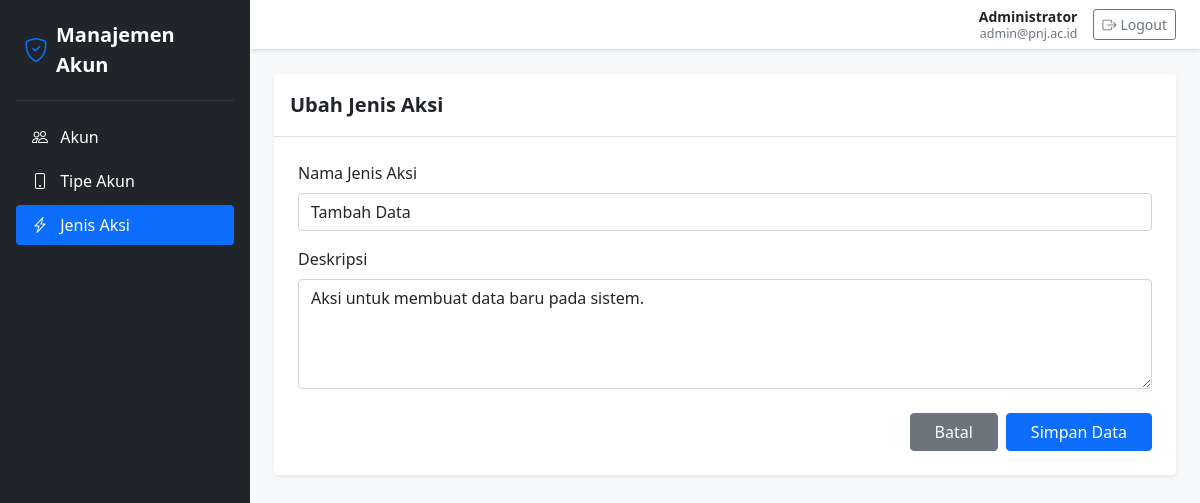
Page /index.php?url=action/edit/6ba7b810-9dad-11d1-80b4-00c04fd43001 (signed in) on the committed database.
### tables this page shows
CREATE TABLE IF NOT EXISTS `actions` (
    `id` CHAR(36) NOT NULL,
    `name` VARCHAR(128) NOT NULL,
    `description` TEXT NULL,
    `created_at` DATETIME NOT NULL DEFAULT CURRENT_TIMESTAMP,
    `updated_at` DATETIME NOT NULL DEFAULT CURRENT_TIMESTAMP ON UPDATE CURRENT_TIMESTAMP,
    `deleted_at` DATETIME NULL DEFAULT NULL,
    PRIMARY KEY (`id`)
);

### app/Controllers/ActionController.php (called while the page is built, shortened)
<?php
require_once __DIR__ . '/../../core/Controller.php';
class ActionController extends Controller {
    public function edit($id = null) {
        $model = $this->model('Action');
        $actionItem = $id ? $model->getActionById($id) : null;
        $this->view('action/form', [
            'title' => 'Ubah Jenis Aksi',
            'activeMenu' => 'action',
            'actionItem' => $actionItem
        ]);
    }
}

### core/Router.php (called while the page is built, shortened)
<?php
class Router {
    protected $method = 'index';
    public function __construct() {
        $url = $this->parseUrl();
        if (isset($url[0]) && !empty($url[0])) {
            $raw = strtolower(str_replace(['_', '-'], '', $url[0]));
            if ($raw === 'login' || $raw === 'auth') {
                $controllerName = 'AuthController';
            } elseif ($raw === 'accounttype') {
                $controllerName = 'AccountTypeController';
            } else {
                $controllerName = ucfirst($url[0]) . 'Controller';
            }
            if (file_exists(__DIR__ . '/../app/Controllers/' . $controllerName . '.php')) {
                unset($url[0]);
            } else {
                $this->render404();
                return;
            }
        }
        $this->controller = new $this->controller;
        if (isset($url[1])) {
            if (method_exists($this->controller, $url[1])) {
                $this->method = $url[1];
                unset($url[1]);
            } else {
                $this->render404();
                return;
            }
        }
        $this->params = $url ? array_values($url) : [];
        call_user_func_array([$this->controller, $this->method], $this->params);
    }
    private function parseUrl() {
        if (isset($_GET['url'])) {
            $url = rtrim($_GET['url'], '/');
            $url = filter_var($url, FILTER_SANITIZE_URL);
            return explode('/', $url);
        }
        return [];
    }
}

### index.php (called while the page is built, shortened)
<?php
require_once __DIR__ . '/core/Router.php';
require_once __DIR__ . '/core/Controller.php';
require_once __DIR__ . '/core/Model.php';
$app = new Router();

### core/Model.php (called while the page is built, shortened)
<?php
class Model {
    public function __construct() {
        $dsn = "mysql:host=" . DB_HOST . ";dbname=" . DB_NAME . ";charset=" . DB_CHARSET;
        $options = [
            PDO::ATTR_ERRMODE            => PDO::ERRMODE_EXCEPTION,
            PDO::ATTR_DEFAULT_FETCH_MODE => PDO::FETCH_ASSOC,
            PDO::ATTR_EMULATE_PREPARES   => false,
        ];
        try {
            $this->db = new PDO($dsn, DB_USER, DB_PASS, $options);
        } catch (\PDOException $e) {
            $this->db = null;
        }
    }
}

### app/Models/Action.php (called while the page is built, shortened)
<?php
require_once __DIR__ . '/../../core/Model.php';
class Action extends Model {
    public function getActionById($id) {
        $stmt = $this->db->prepare("SELECT * FROM actions WHERE id = :id AND deleted_at IS NULL");
        $stmt->execute(['id' => $id]);
        return $stmt->fetch();
    }
}

### app/Views/action/form.php (the view, shortened to what this page needs)
<?php
$isEdit = !empty($actionItem);
$action = $isEdit ? 'action/update/' . $actionItem['id'] : 'action/store';
?>
<div class="card shadow-sm border-0">
    <div class="card-header bg-white py-3 fw-bold fs-5">
        <?= $isEdit ? 'Ubah Jenis Aksi' : 'Tambah Jenis Aksi Baru' ?>
    </div>
    <div class="card-body p-4">
        <form method="POST" action="<?= BASE_URL ?>index.php?url=<?= $action ?>">
            <div class="mb-3">
                <label for="name" class="form-label fw-semibold">Nama Jenis Aksi</label>
                <input type="text" id="name" name="name" class="form-control" maxlength="128" placeholder="Masukkan nama jenis aksi" required
                       value="<?= htmlspecialchars($actionItem['name'] ?? '') ?>">
            </div>
            <div class="mb-4">
                <label for="description" class="form-label fw-semibold">Deskripsi</label>
                <textarea id="description" name="description" rows="4" placeholder="Masukkan deskripsi jenis aksi"
                          class="form-control"><?= htmlspecialchars($actionItem['description'] ?? '') ?></textarea>
            </div>
            <div class="d-flex justify-content-end gap-2">
                <a href="<?= BASE_URL ?>index.php?url=action" class="btn btn-secondary px-4">Batal</a>
                <button type="submit" class="btn btn-primary px-4">Simpan Data</button>
            </div>
        </form>
    </div>
</div>

### rows in the picture
actions: name "Tambah Data", description "Aksi untuk membuat data baru pada sistem."

### other values in the picture
$_SESSION['user_name'] "Administrator"
$_SESSION['user_email'] "admin@pnj.ac.id"
